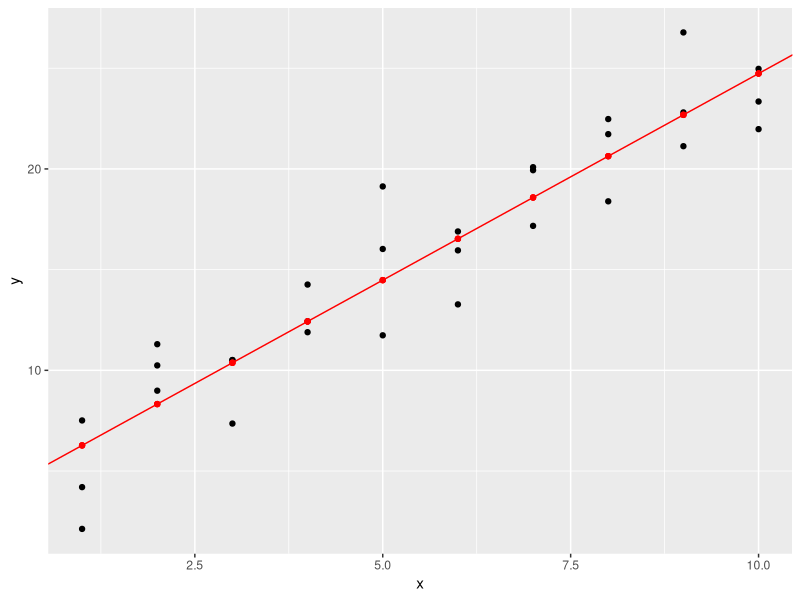
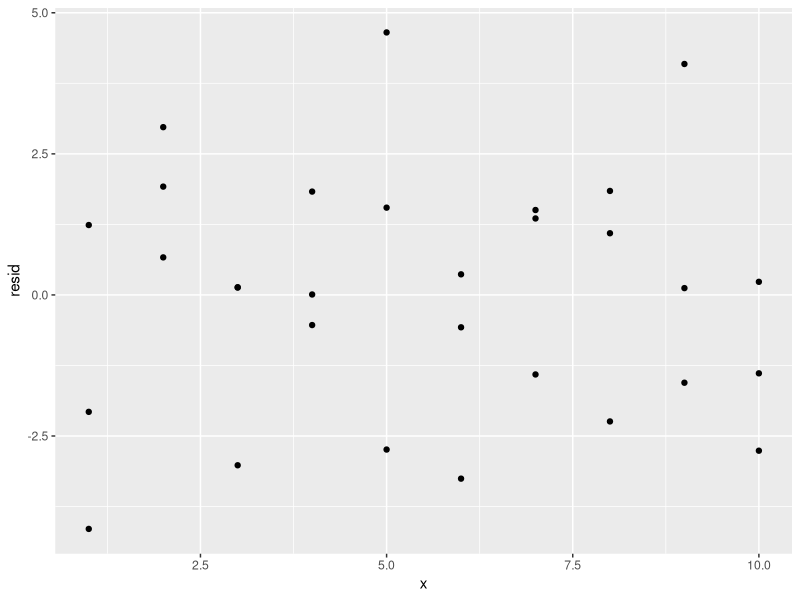
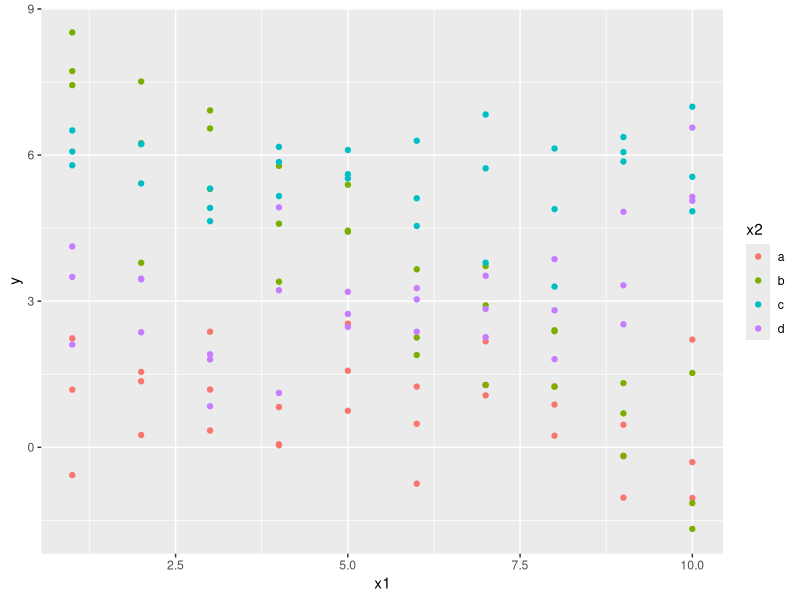
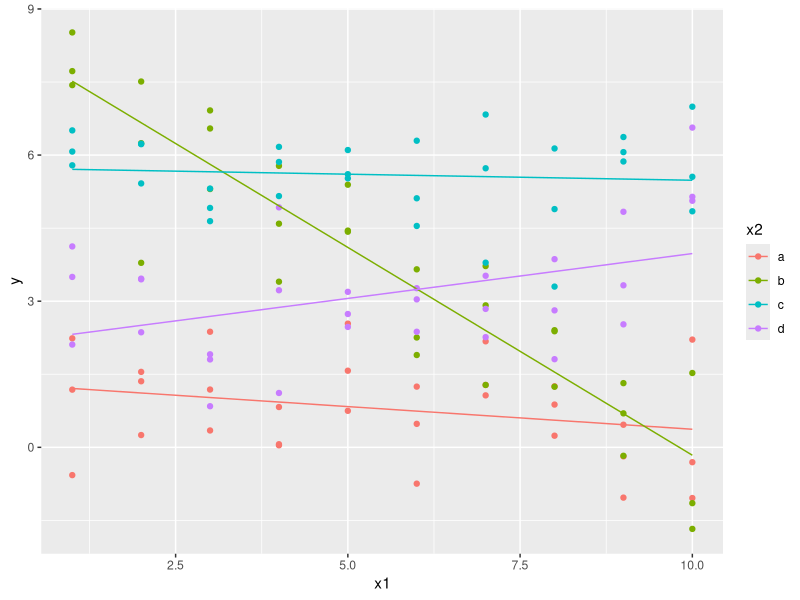
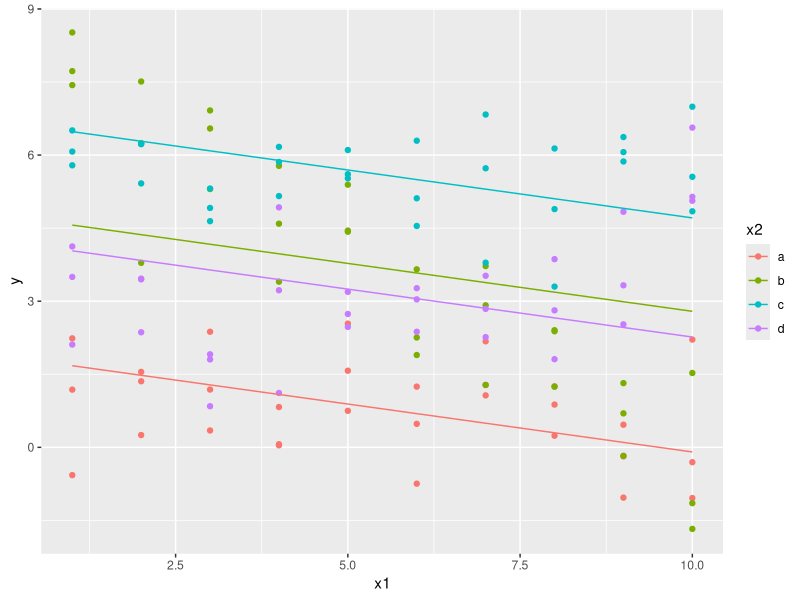
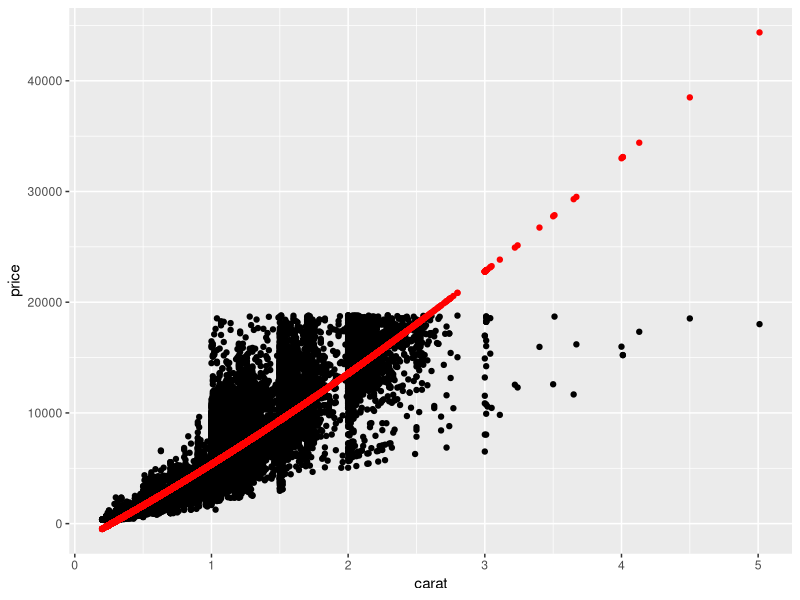
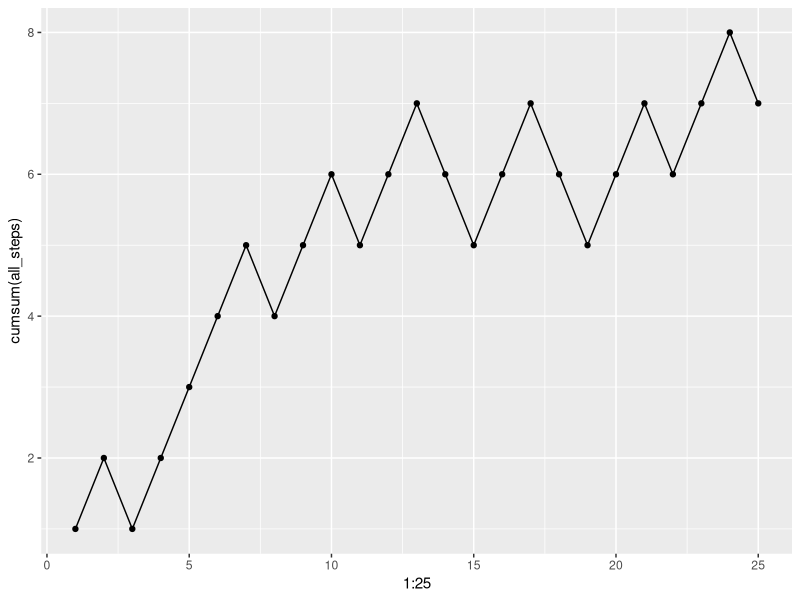
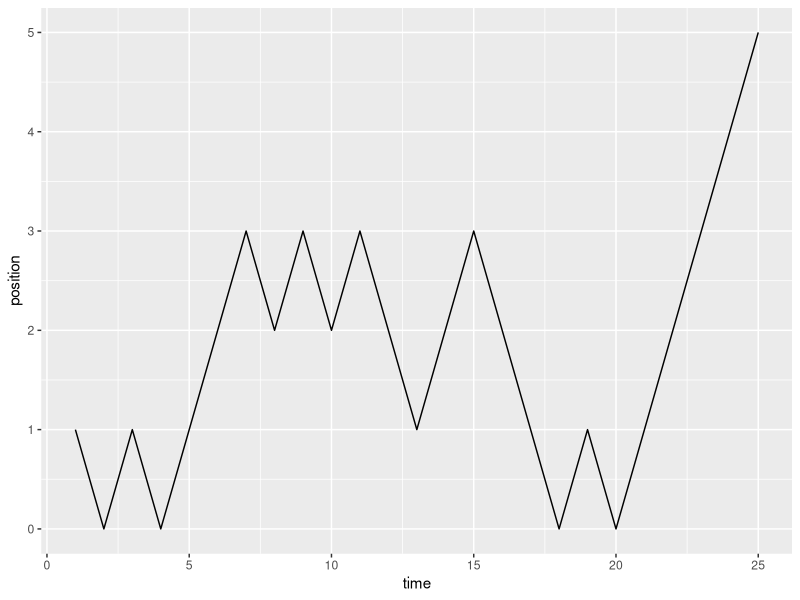

Source code (R) for these figures, in order:
# Lecture 9

library(modelr)
library(ggplot2)
library(tidyverse)

sim1
sim1_mod <- lm(y ~ x, data = sim1)
sim1_mod
sim1_mod_no_intercept <- lm(y ~ x - 1, data = sim1)
sim1_mod_no_intercept
coef(sim1_mod)
sim1_mod$coefficients

# Add predictions and residuals, defined in modelr
(df <- sim1 %>%
    add_predictions(sim1_mod) %>%
    add_residuals(sim1_mod))

# Plot it
ggplot(df, aes(x, y)) +
  geom_point() + 
  geom_point(aes(x, pred), color = "red") + 
  geom_abline(aes(intercept = coef(sim1_mod)[1], 
                  slope = coef(sim1_mod)[2]), 
              color = "red")


# They have to have mean 0, because we minimize MSE
ggplot(df, aes(x, resid)) + 
  geom_point()

# Base R for predict and resid
(df <- df %>%
    mutate(
      pred2 = predict(sim1_mod),
      resid2 = residuals(sim1_mod)
    ))

# Other linear models and how to specify them
ggplot(sim3, aes(x1, y, color = x2)) +
  geom_point()

mod1 <- lm(y ~ x1 + x2, data = sim3)
mod2 <- lm(y ~ x1 * x2, data = sim3)

sim3 <- sim3 %>%
  add_predictions(mod1, var = "mod1") %>%
  add_predictions(mod2, var = "mod2")

# x1 * x2: Means try a different x1 for every value of x2
ggplot(sim3, aes(x = x1, y = y, color = x2)) + 
  geom_point() + 
  geom_line(aes(y = mod2))

ggplot(sim3, aes(x = x1, y = y, color = x2)) + 
  geom_point() + 
  geom_line(aes(y = mod1))

mod1
mod2

summary(mod1)

# You can use transforms
dm1 <- lm(log(price) ~ carat, data = diamonds)
summary(dm1)

dm2 <- lm(price ~ carat + carat^2, data = diamonds)
dm3 <- lm(price ~ carat + I(carat^2), data = diamonds)
dm4 <- lm(price ~ carat + carat*carat, data = diamonds)
dm5 <- lm(price ~ carat + I(carat*carat), data = diamonds)

diamonds %>%
  add_residuals(dm5) %>%
  add_predictions(dm5) %>%
  ggplot(aes(carat, price)) + 
  geom_point() + 
  geom_point(aes(x = carat, y = pred), color = 'red')

# Whenever there are complicated transformations, just do it
# in the dataframe (i.e. before doing lm(...))

# Functions, iterations, conditional and all that

square_func <- function(x) {
  x^2
}

square_func(4)
square_func(12)

cube_func <- function(my_silly_name) {
  return(my_silly_name^3)
}

cube_func(4)

my_sqrt <- function(x) {
  if (x < 0) {
    "not allowed"
  } else {
    return(sqrt(x))
  }
}

my_sqrt(4)
my_sqrt(-4)

# Based on 'R skills' by Gergo Daroczi, lecture 1  and 2
# Simulate brownian motions (BM)
# BM: you go forward or backward 1 step every period
# With equal probability
# How far are you after N steps (can be negative)
# Important in physics, in finance, in lots of things

# Get 1 step +1 or -1 with equal probability
sign(runif(1, min = -0.5, max = 0.5))

# We want to get multiple steps
# Set the seed for pseudo-random number generation to make
# debugging (and testing) easier, because non-random
set.seed(42)
x <- 0
step1 <- sign(runif(1) - 0.5)
x <- x + step1
step2 <- sign(runif(1) - 0.5)
x <- x + step2
next_step <- function() {
  sign(runif(1) - 0.5)
}
(x <- x + next_step())
(x <- x + next_step())

# loop approach
set.seed(42)
x <- 0
for (i in 1:25) {
  print(i)
  print(x)
  x <- x + next_step()
}
x

## vectorized approach

set.seed(42)
(all_steps <- sign(runif(25) - 0.5))
(x <- sum(all_steps))

# What if we want intermediate steps:
cumsum(all_steps)
ggplot(mapping = aes(x = 1:25, y = cumsum(all_steps))) + 
  geom_point() + 
  geom_line()

# What if we want BMs of different lengths:

plot_BM <- function(N) {
  # TODO: Refactor
  all_steps <- sign(runif(N) - 0.5)
  all_xs <- cumsum(all_steps)
  df <- tibble(time = 1:N, position = all_xs)
  ggplot(df, aes(x = time, y = position)) + 
    # geom_point() + 
    geom_line()
}

plot_BM(25)
plot_BM(100)
plot_BM(5000)

# What if we want to use the data of the BMs plotted?
# Bad design of function
# A function should (ideally) do one thing


# Assignment

# Optional Exercise 0 for non-programmers (if you get stuck): 
# If you wonder how to write functions, read chpater 19 in R4DS.
#
# Important note: It is very hard to write functions well, since at the deep level it is about
# how to organize your code, which is about understanding what it is you want to do
# and how to express this succinctly, clearly, and correctly. Defining a single simple function
# is very easy - such as defining a function that computes the square. But knowing
# which functions to write, how to make them play nicely with each other, how to not
# repeat code, etc etc is hard. I say this so you realize that it is normal to be confused,
# and to remain confused. I certainly am confused by some of the higher-level functions,
# by modules/libraries/packages (which are a kind of mega-function), by macros (another
# type of mega-function, but in a different direction), etc etc. So be patient with yourself,
# try to take it one small step at a time and to get the job done, without expecting to 
# understand everything.
# 
# Optional Exercise 0 (no need to report on it, but I recommend it for educational purposes): 
# Read https://r4ds.had.co.nz/iteration.html#the-map-functions, section 21.5 on map functions,
# especially if you come from imperative or object-oriented languages. If you know how to use
# map functions, the pipe and functional style starts to become substantially more powerful,
# while if you still think in OO ways, you will constantly fight the way the tidyverse works.
# This is not to say that this type of functional programming is better, but that it is the
# way the tidyverse is organized, and that it has a lot going for it. If after you grok maps
# you still don't like it, that's fine. At least you know what you don't like.

# Exercise 1: Map each coefficient from mod1 and mod2 to a feature of the plot 
# with two facets. For instance, what is x1 in summaryd(mod2)? Where could you
# read it off (roughly) from the graph? Etc for x1:x2b and so on. If you get
# stuck, do ask for specific questions on Discourse. Correct answers for any 
# parameter look like this:
# x1 is the [slope/intercept/difference between slopes/intercepts of] for ... 
# Since it is [positive/negative] this means that ... is [larger/smaller] than ...

# Exercise 2: Do the faceting with gather_predictions and if needed with data_grid.
# Look at chapter 23 for help.

# Exercise 3: Read/Skim 21.2, 21.3, and 21.4 so you are aware of some issues.
# Pick a short example from the notes that you feel you want to understand better
# and use some other use case to illustrate it (using the Vienna data, or 
# diamonds, or the same but in a different way.)
